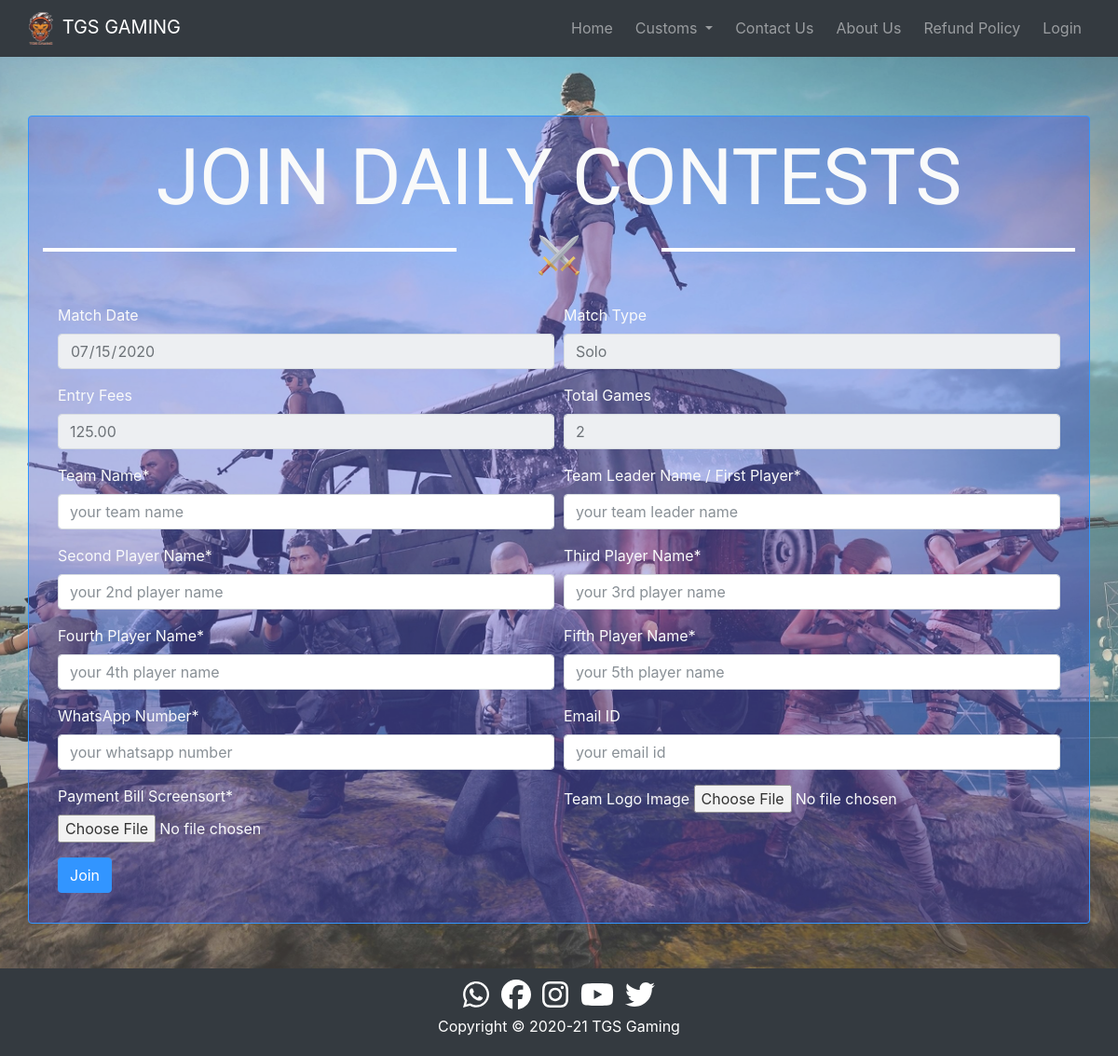
The page /contests/daily/1 on the database as committed earlier.
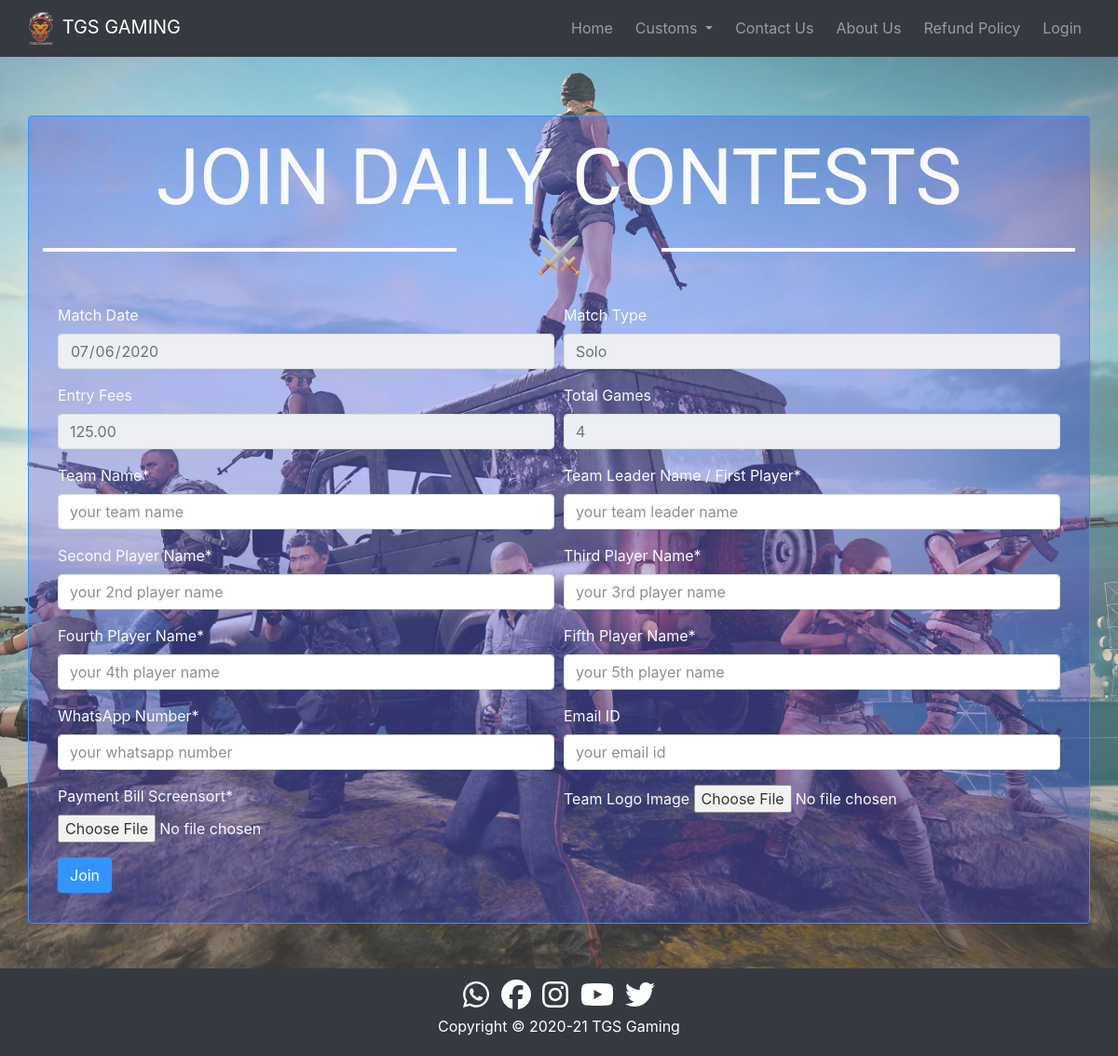
The same page on the database as committed later.
### contests/models.py (models this page shows, shortened)
class Daily(models.Model):
    date=models.DateField()
    match_type=models.CharField(max_length=5)
    fees=models.DecimalField(decimal_places=2,max_digits=7)
    total_games=models.IntegerField()

### contests/views.py (the view)
# urls.py: path('daily/<int:cid>', views.daily_join,name='djoin'),
def daily_join(request,cid):
    if request.method=='POST':
        form=JoinFrom(request.POST,request.FILES)
        if form.is_valid():
            tn=form.cleaned_data['team_name']
            lpn=form.cleaned_data['leader_pname']
            spn=form.cleaned_data['second_pname']
            tpn=form.cleaned_data['third_pname']
            fopn=form.cleaned_data['fourth_pname']
            fipn=form.cleaned_data['fifth_pname']
            wn=form.cleaned_data['whats_num']
            el=form.cleaned_data['email']
            pss=form.cleaned_data['pay_ss']
            tl=form.cleaned_data['team_logo']
            current_dt=datetime.now()
            reg=Djoin(date_time=current_dt,cid=cid,team_name=tn,leader_pname=lpn,second_pname=spn,third_pname=tpn,fourth_pname=fopn,fifth_pname=fipn,whats_num=wn,email=el,pay_ss=pss,team_logo=tl)
            reg.save()
            messages.success(request,'Your team has successfully joined the daily contest.')
        else:
            messages.error(request,'Please check and fill all information correctly.')
            return HttpResponseRedirect(str(cid))
        return redirect('home')
    else:
        form=JoinFrom(label_suffix='')
        contest=Daily.objects.get(pk=cid)
        context={
            'contest':contest,
            'ctype':'DAILY',
            'form':form
            }
        return render(request,'contests/join.html',context)

### contests/templates/contests/join.html (shortened to what this page needs)
{% extends 'core/base.html' %}
{% load static %}
{% block content %}
<div class="container-fluid bg pt-5 text-light">
  <div class="pt-4">
  </div>
  <div class="container trans-l1 rounded border border-primary my-5">
    <div class="row pt-3 fstyle text-center">
      <div class="col-12">
        <div class="h1" style="font-size:7vw">JOIN {{ctype}} CONTESTS</div>
      </div>
    </div>
    <div class="row">
      <div class="col-5">
        <hr style='border: 2px solid white;'>
      </div>
      <div class="col-2">
        <img class="mx-auto d-block" src="{% static 'core/images/swards.png' %}">
      </div>
      <div class="col-5 pb-4">
        <hr style='border: 2px solid white;'>
      </div>
    </div>
    <div class="pb-3">
      <form method="POST" action="" enctype="multipart/form-data" class="p-3">
        <div class="form-row">
          <div class="form-group col-md-6">
            <label for="matchDate">Match Date</label>
            <input type="date" class="form-control" id="matchDate" placeholder="Match Date" value="{{contest.date|date:'Y-m-d'}}" disabled>
          </div>
          <div class="form-group col-md-6">
            <label for="matchType">Match Type</label>
            <input type="text" class="form-control" id="matchType" placeholder="Match Type" value="{{contest.match_type}}" disabled>
          </div>
        </div>
        <div class="form-row">
          <div class="form-group col-md-6">
            <label for="entryFees">Entry Fees</label>
            <input type="number" class="form-control" id="entryFees" placeholder="Entry Fees" value="{{contest.fees}}" disabled>
          </div>
          <div class="form-group col-md-6">
            <label for="totalGames">Total Games</label>
            <input type="number" class="form-control" id="totalGames" placeholder="Total Games" value="{{contest.total_games}}" disabled>
          </div>
        </div>
        <div class="form-row">
          <div class="form-group col-md-6">
            {{form.team_name.label_tag}}
            {{form.team_name}}
          </div>
          <div class="form-group col-md-6">
            {{form.leader_pname.label_tag}}
            {{form.leader_pname}}
          </div>
        </div>
        <div class="form-row">
          <div class="form-group col-md-6">
            {{form.second_pname.label_tag}}
            {{form.second_pname}}
          </div>
          <div class="form-group col-md-6">
            {{form.third_pname.label_tag}}
            {{form.third_pname}}
          </div>
        </div>
        <div class="form-row">
          <div class="form-group col-md-6">
            {{form.fourth_pname.label_tag}}
            {{form.fourth_pname}}
          </div>
          <div class="form-group col-md-6">
            {{form.fifth_pname.label_tag}}
            {{form.fifth_pname}}
          </div>
        </div>
        <div class="form-row">
          <div class="form-group col-md-6">
            {{form.whats_num.label_tag}}
            {{form.whats_num}}
          </div>
          <div class="form-group col-md-6">
            {{form.email.label_tag}}
            {{form.email}}
          </div>
        </div>
        <div class="form-row">
          <div class="form-group col-md-6">
            {{form.pay_ss.label_tag}}
            {{form.pay_ss}}
          </div>
          <div class="form-group col-md-6">
            {{form.team_logo.label_tag}}
            {{form.team_logo}}
          </div>
        </div>
        <button type="submit" class="btn btn-primary">Join</button>
      </form>
    </div>
  </div>
</div>
{% endblock content %}

Rows that differ between the two databases and show on the page:
changed Daily "Solo": date "07/15/2020" → "07/06/2020"; total_games "2" → "4"
